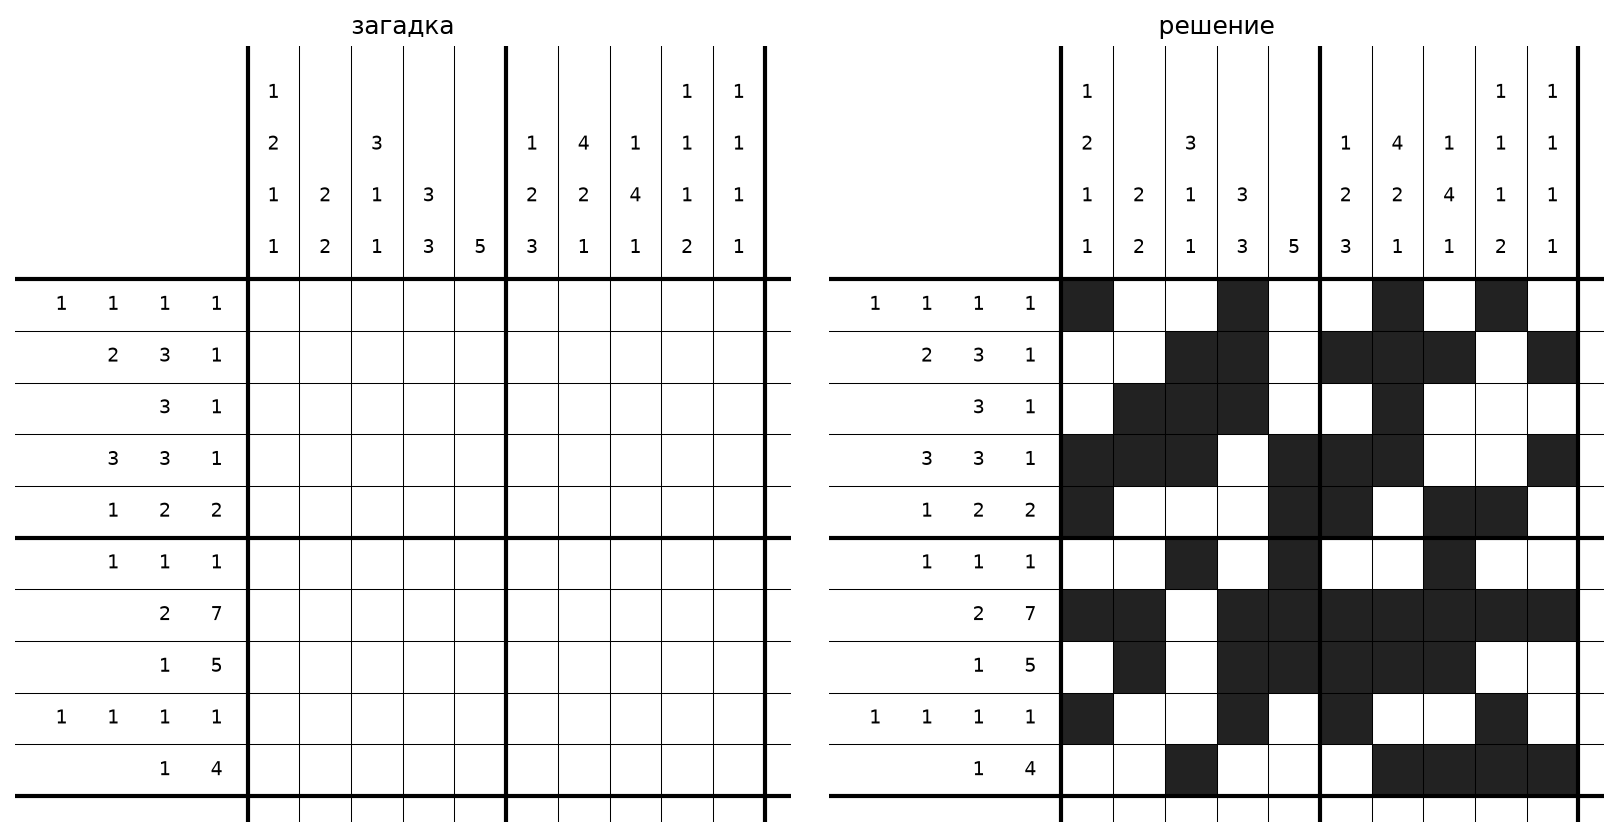

Reproduce this figure in Python.
"""nonogram.py — генератор нонограмм + солвер + проверка однозначности.

Ключи строк/столбцов не считаются нонограммой, пока солвер не
докажет, что решение ровно одно. Генератор тасует битмапы,
пока не попадётся однозначная.

Демо: генерирует 10x10 головоломку, печатает ключи, решает,
рендерит nonogram.png (лист задачи + решение).
"""

import itertools
import random


def clues_of(line):
    c, out = 0, []
    for v in line:
        if v:
            c += 1
        elif c:
            out.append(c)
            c = 0
    return out + ([c] if c else []) or [0]


def line_fits(clue, n):
    """Все расстановки блоков clue на линии длины n (списки 0/1)."""
    if clue == [0]:
        yield [0] * n
        return
    gaps = len(clue) - 1
    slack = n - sum(clue) - gaps
    for extra in itertools.combinations_with_replacement(
            range(len(clue) + 1), slack):
        pad = [0] * (len(clue) + 1)
        for p in extra:
            pad[p] += 1
        line = [0] * pad[0]
        for i, blk in enumerate(clue):
            line += [1] * blk
            line += [0] * (1 + pad[i + 1] if i < gaps else pad[-1])
        yield line[:n] + [0] * (n - len(line))


def line_deduce(clue, known, n):
    """Дедукция по линии: (новое_known, ок?) — known: -1/0/1."""
    acc = None
    for fit in line_fits(clue, n):
        if all(k == -1 or k == v for k, v in zip(known, fit)):
            if acc is None:
                acc = fit[:]
            else:
                acc = [a if a == b else -1 for a, b in zip(acc, fit)]
    if acc is None:
        return known, False
    return [k if k != -1 else a for k, a in zip(known, acc)], True


def solve(row_clues, col_clues, w, h, limit=2):
    """Количество решений (до limit) + первое решение."""
    solutions = []

    def dfs(grid):
        if len(solutions) >= limit:
            return
        changed = True
        g = [r[:] for r in grid]
        while changed:
            changed = False
            for i in range(h):
                nr, ok = line_deduce(row_clues[i], g[i], w)
                if not ok:
                    return
                if nr != g[i]:
                    g[i], changed = nr, True
            for j in range(w):
                col = [g[i][j] for i in range(h)]
                nc, ok = line_deduce(col_clues[j], col, h)
                if not ok:
                    return
                for i in range(h):
                    if g[i][j] != nc[i]:
                        g[i][j], changed = nc[i], True
        if all(v != -1 for r in g for v in r):
            solutions.append(g)
            return
        for i in range(h):
            for j in range(w):
                if g[i][j] == -1:
                    for v in (1, 0):
                        g2 = [r[:] for r in g]
                        g2[i][j] = v
                        dfs(g2)
                    return

    dfs([[-1] * w for _ in range(h)])
    return solutions


def gen_puzzle(w=10, h=10, density=0.45, rng=None, tries=200):
    rng = rng or random.Random()
    for _ in range(tries):
        grid = [[int(rng.random() < density) for _ in range(w)]
                for _ in range(h)]
        rows = [clues_of(r) for r in grid]
        cols = [clues_of([grid[i][j] for i in range(h)])
                for j in range(w)]
        sols = solve(rows, cols, w, h)
        if len(sols) == 1:
            return grid, rows, cols
    return None, None, None


def render(grid, rows, cols, path):
    import matplotlib.pyplot as plt
    w, h = len(grid[0]), len(grid)
    fig, (ax1, ax2) = plt.subplots(1, 2, figsize=(11, 5.5))
    for ax, show_sol in ((ax1, False), (ax2, True)):
        ax.set_xlim(-max(map(len, cols)) - .5, w + .5)
        ax.set_ylim(h + .5, -max(map(len, rows)) - .5)
        ax.set_aspect('equal')
        ax.axis('off')
        for i in range(h + 1):
            ax.axhline(i, color='k', lw=2 if i % 5 == 0 else .5)
        for j in range(w + 1):
            ax.axvline(j, color='k', lw=2 if j % 5 == 0 else .5)
        for i, cl in enumerate(rows):
            for k, c in enumerate(reversed(cl)):
                ax.text(-.6 - k, i + .5, str(c), ha='center',
                        va='center', fontsize=9)
        for j, cl in enumerate(cols):
            for k, c in enumerate(reversed(cl)):
                ax.text(j + .5, -.6 - k, str(c), ha='center',
                        va='center', fontsize=9)
        if show_sol:
            for i in range(h):
                for j in range(w):
                    if grid[i][j]:
                        ax.add_patch(plt.Rectangle(
                            (j, i), 1, 1, fc='#222'))
    ax1.set_title('загадка')
    ax2.set_title('решение')
    fig.tight_layout()
    fig.savefig(path, dpi=150, bbox_inches='tight')
    plt.close(fig)


if __name__ == '__main__':
    rng = random.Random(7)
    grid, rows, cols = gen_puzzle(rng=rng)
    if grid is None:
        print('не нашлось однозначной за 200 попыток')
        raise SystemExit
    print('Ключи строк:', rows)
    print('Ключи столбцов:', cols)
    sols = solve(rows, cols, 10, 10)
    ok = len(sols) == 1 and sols[0] == grid
    print('Решение:')
    for r in sols[0]:
        print(''.join('##' if v else '  ' for v in r))
    render(grid, rows, cols, 'puzzles/nonogram.png')
    print('VERDICT:', 'OK — решение единственное и совпадает'
          if ok else 'FAIL')
